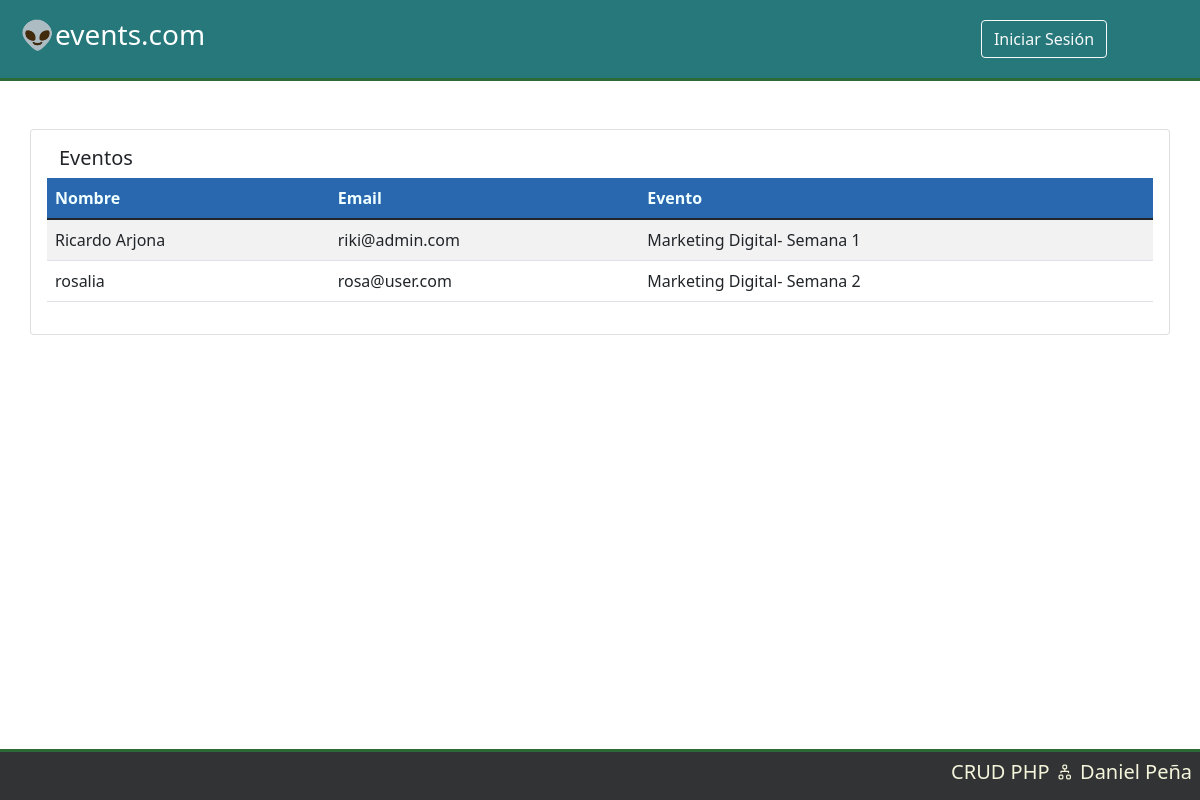
The app's page /usuariosSuscritos.php with its own data.
### tables this page shows
CREATE TABLE `personas` (
  `id` int(11) NOT NULL,
  `names` varchar(255) NOT NULL,
  `email` varchar(255) NOT NULL,
  `password` varchar(255) NOT NULL,
  `role` varchar(255) NOT NULL DEFAULT 'user'
);

### usuariosSuscritos.php (the view, shortened to what this page needs)
<?php include 'template/header.php'; ?>
<?php
include_once 'model/conexion.php';
$query = $bd->prepare("select
u.names as 'name',
u.email,
concat(e.name, '- Semana ', r.semana) as 'event'
from personas u
join usuario_citas r on r.id_user = u.id
join citas e on e.id = r.id_event
order by u.names asc");
$result = $query->execute();
$events = $query->fetchAll(PDO::FETCH_OBJ);
?>
<div class="container mt-5 scale-up-center" style="margin-bottom: 100px;">
    <div class="row">
        <div class="card">
            <div class="card-body">
                <div class="row justify-content-between">
                    <div class="row justify-content-between">
                        <h5 class="card-title col-md-4">Eventos</h5>
                    </div>
                    <table class="table table-striped">
                        <thead>
                            <tr>
                                <th style="background-color: #2967af;color:azure"scope="col">Nombre</th>
                                <th style="background-color: #2967af;color:azure"scope="col">Email</th>
                                <th style="background-color: #2967af;color:azure"scope="col">Evento</th>
                            </tr>
                        </thead>
                        <tbody>
                            <?php foreach ($events as $event) { ?>
                                <tr>
                                    <td><?php echo $event->name ?></td>
                                    <td><?php echo $event->email ?></td>
                                    <td><?php echo $event->event ?></td>
                                </tr>
                            <?php } ?>
                        </tbody>
                    </table>
                </div>
            </div>
        </div>
    </div>
</div>
<?php include 'template/footer.php'; ?>

### records on screen
personas: names "Ricardo Arjona", email "riki@admin.com", event "Marketing Digital- Semana 1"
personas: names "rosalia", email "rosa@user.com", event "Marketing Digital- Semana 2"
